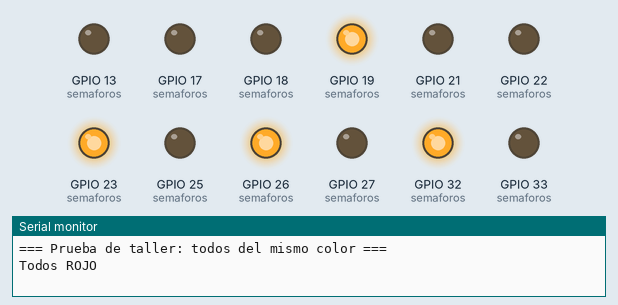
Bench run of a sketch on a simulated ESP32. On the bench: output pins drawn as LEDs (lit = HIGH), the last lines printed to the serial monitor.

Above: at 3.0 s.
At 8.0 s:
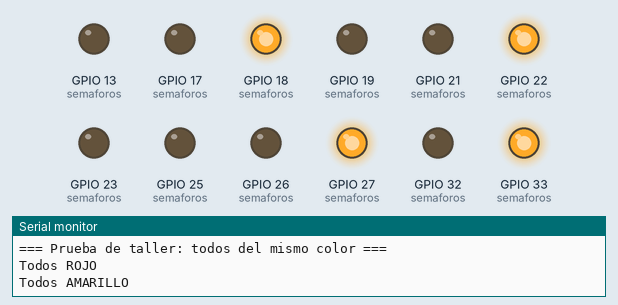
At 13.0 s:
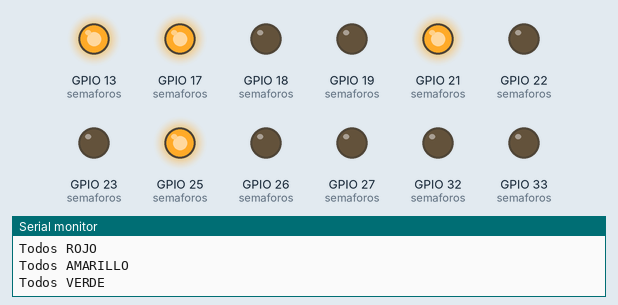
At 16.5 s:
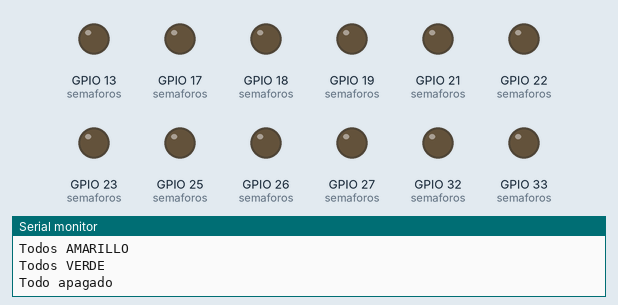
Timing chart, 0 to 22.6 s (numbered marks = the images above):
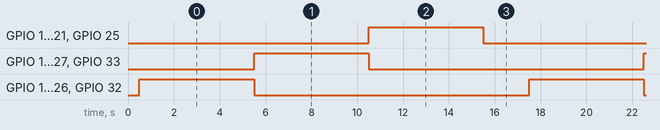

The sketch:

prueba_todos_iguales.ino
```cpp
// PRUEBA DE TALLER (no es control de tráfico): enciende el MISMO color en los 4 semáforos a la vez.
//   Todos ROJO 5 s -> todos AMARILLO 5 s -> todos VERDE 5 s -> todo apagado 2 s -> repite.
// Sirve para ver de un vistazo si algún LED no prende (ej.: 2026-11-17, amarillo del S3 apagado).
// Este programa ignora a propósito la regla de "nunca dos verdes": solo se usa en la mesa, sin carros.
// Al terminar, VOLVER A CARGAR hardware/esp32/semaforo_obediente (el que usa Python).
// Placa: "ESP32 Dev Module". Monitor Serie a 115200 baudios (opcional).

struct Semaforo {
  const char* nombre;
  int pinRojo;
  int pinAmarillo;
  int pinVerde;
};

// Mismo mapa de pines que semaforo_obediente.ino (ver hardware/esp32/conexiones.md)
Semaforo semaforos[] = {
  {"S1", 32, 33, 25},
  {"S2", 26, 27, 13},
  {"S3", 23, 22, 21},
  {"S4", 19, 18, 17},
};
const int NUM_SEMAFOROS = 4;
const unsigned long TIEMPO_COLOR_MS = 5000;
const unsigned long TIEMPO_APAGADO_MS = 2000;

enum Color { ROJO, AMARILLO, VERDE, APAGADO };

void ponerTodos(Color color) {
  for (int i = 0; i < NUM_SEMAFOROS; i++) {
    digitalWrite(semaforos[i].pinRojo,     color == ROJO     ? HIGH : LOW);
    digitalWrite(semaforos[i].pinAmarillo, color == AMARILLO ? HIGH : LOW);
    digitalWrite(semaforos[i].pinVerde,    color == VERDE    ? HIGH : LOW);
  }
}

void setup() {
  Serial.begin(115200);
  for (int i = 0; i < NUM_SEMAFOROS; i++) {
    pinMode(semaforos[i].pinRojo, OUTPUT);
    pinMode(semaforos[i].pinAmarillo, OUTPUT);
    pinMode(semaforos[i].pinVerde, OUTPUT);
  }
  ponerTodos(APAGADO);
  delay(500);
  Serial.println();
  Serial.println("=== Prueba de taller: todos del mismo color ===");
}

void loop() {
  Serial.println("Todos ROJO");
  ponerTodos(ROJO);
  delay(TIEMPO_COLOR_MS);
  Serial.println("Todos AMARILLO");
  ponerTodos(AMARILLO);
  delay(TIEMPO_COLOR_MS);
  Serial.println("Todos VERDE");
  ponerTodos(VERDE);
  delay(TIEMPO_COLOR_MS);
  Serial.println("Todo apagado");
  ponerTodos(APAGADO);
  delay(TIEMPO_APAGADO_MS);
}
```

Measured:
- by itself, GPIO 13 (semaforos), GPIO 17 (semaforos), GPIO 18 (semaforos), GPIO 19 (semaforos), GPIO 21 (semaforos), GPIO 22 (semaforos), GPIO 23 (semaforos), GPIO 25 (semaforos), GPIO 26 (semaforos), GPIO 27 (semaforos), GPIO 32 (semaforos), GPIO 33 (semaforos): alternates HIGH for 5.0 s and LOW for 12.0 s
- by itself, everything shown: repeats every 17.0 s, in 4 steps
